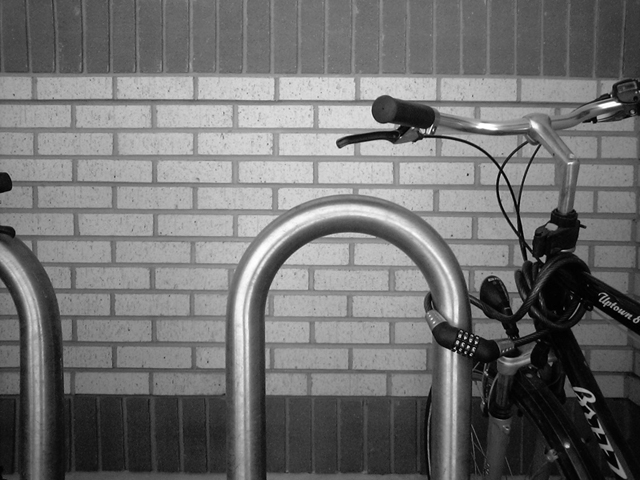
#> input picture spatial_domain/assets/bicycle.jpg, 640 x 480 px, given in place of lenna.png, which was not available
$ python task1_1.py   (older library calls are emulated)
#> lines starting #> are read from the running program, lines starting #| are printed output that depends on the picture; pictures that were not available may be replaced by others from this repository, and a replacement may not be noted
### spatial_domain/python/utils.py
import cv2
import numpy as np


def load_image(filename):
#> called with filename = 'lenna.png'
    return cv2.imread('../assets/' + filename).astype('int16')
#> returned value: shape (480, 640, 3) int16; min 0, max 255, mean 112.2


def save_image(filename, image):
    cv2.imwrite('../output/' + filename, image)


def display_single_image(title, image):
    cv2.imshow(title, image.astype('uint8'))


def wait_key_and_destroy_windows():
    cv2.waitKey(0)
    cv2.destroyAllWindows()


def split_channels(image):
    """
    :param image: RGB image
    :return: B, G, R channels
    """
    return image[:, :, 0], \
        image[:, :, 1], \
        image[:, :, 2]


# [14 lines left out: function merge_channels, not called in this run]


def fit_matrix_in_interval(matrix, min_value=0, max_value=255):
    matrix[matrix < min_value] = min_value
    matrix[matrix > max_value] = max_value


# [21 lines left out: functions image_shape, copy_add_border, not called in this run]


def average_kernel(kernel_size):
    return np.full((kernel_size, kernel_size), 1/float(kernel_size * kernel_size))


# [7 lines left out: function display_multiple_images, not called in this run]

### spatial_domain/python/color.py
# coding=UTF-8

import utils
import numpy as np


# [10 lines left out: function rbg2gray, not called in this run]


def rgb2yiq(image):
    output = np.empty_like(image)
    blue, green, red = utils.split_channels(image)

    # From https://www.mathworks.com/help/images/ref/rgb2ntsc.html
    # Y = 0.299 R + 0.587 G + 0.114 B
    # I = 0.596 R - 0.274 G - 0.322 B
    # Q = 0.211 R - 0.523 G + 0.312 B

    output[:, :, 2] = 0.299 * red + 0.587 * green + 0.114 * blue
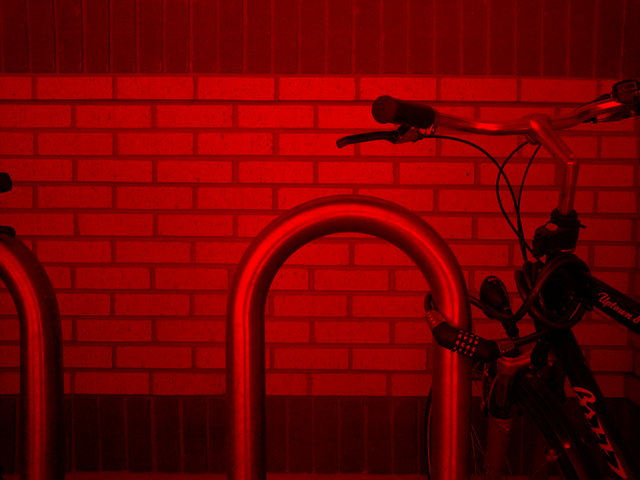
#> output: shape (480, 640, 3) int16; mean of channels 0, 1, 2 0, 0, 112; drawn as B, G, R
    output[:, :, 1] = 0.596 * red - 0.274 * green - 0.322 * blue
    output[:, :, 0] = 0.211 * red - 0.523 * green + 0.312 * blue

    utils.fit_matrix_in_interval(output)

    return output


def yiq2rgb(image):
    output = np.empty_like(image)
    q, i, y = utils.split_channels(image)
#> q: shape (480, 640) int16; every value is 0

    # From https://www.mathworks.com/help/images/ref/ntsc2rgb.html
    # R = 1 Y  + 0.956 I + 0.621 Q
    # G = 1 Y  - 0.272 I - 0.647 Q
    # B = 1 Y  - 1.106 I + 1.703 Q

    output[:, :, 2] = y + 0.956 * i + 0.621 * q
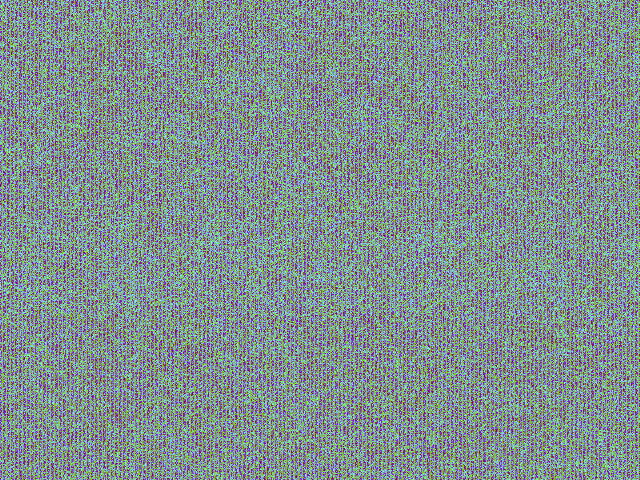
#> output: shape (480, 640, 3) int16; mean of channels 0, 1, 2 4270.5, 4254.8, 112; drawn with min black and max white
    output[:, :, 1] = y - 0.272 * i - 0.647 * q
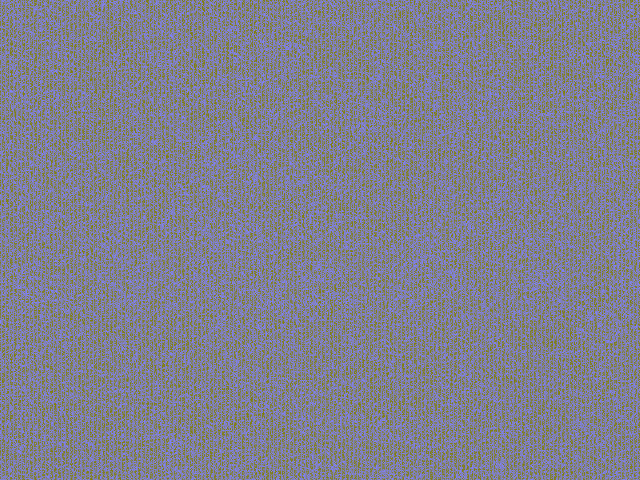
#> output: shape (480, 640, 3) int16; mean of channels 0, 1, 2 4270.5, 112, 112; drawn with min black and max white
    output[:, :, 0] = y - 1.106 * i + 1.703 * q

    utils.fit_matrix_in_interval(output)

    return output

### spatial_domain/python/task1_1.py
# coding=UTF-8
# 1.1. Conversão RGB-YIQ-RGB
# (cuidado com os limites de R, G e B!)

import numpy as np
import color
import utils


def main():
    image = utils.load_image('lenna.png')

    yiq = color.rgb2yiq(image)
    back_to_original = color.yiq2rgb(yiq)

    utils.display_single_image('Original', image)
    utils.display_single_image('YIQ', yiq)
    utils.display_single_image('Back to Original', back_to_original)

    utils.save_image('yiq.png', yiq)

    utils.wait_key_and_destroy_windows()


if __name__ == "__main__":
    main()
